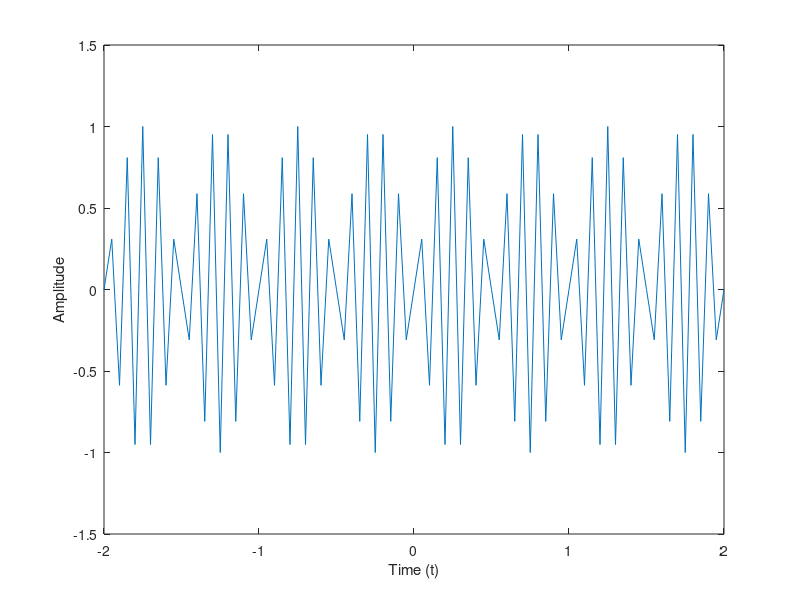

MATLAB code to generate this figure: (Note: this script raises an error after producing the figure.)
clc;
clear;
close all;

% Time vector
t = -2:0.05:2;

% Frequency pairs 
low_freqs = [697, 770, 852, 941];
high_freqs = [1209, 1336, 1477, 1633];

% DTMF signal
dtmf_signals = [
    low_freqs(4), high_freqs(4); 
    low_freqs(1), high_freqs(1); 
    low_freqs(1), high_freqs(2); 
    low_freqs(1), high_freqs(3); 
    low_freqs(2), high_freqs(1); 
    low_freqs(2), high_freqs(2); 
    low_freqs(2), high_freqs(3); 
    low_freqs(3), high_freqs(1); 
    low_freqs(3), high_freqs(2); 
    low_freqs(3), high_freqs(3); 
    low_freqs(4), high_freqs(1); 
    low_freqs(4), high_freqs(3); 
];

% Input number
x = input('Enter the input number (0-9, 11 for *, 12 for #): ');

% Check 
if x >= 1 && x <= 12
    y = sin(2*pi*dtmf_signals(x,1)*t) + sin(2*pi*dtmf_signals(x,2)*t); 
    plot(t, y);
    xlabel('Time (t)');
    ylabel('Amplitude');
    title('DTMF Signal for ',x);
else
    disp('Enter a valid input (0-9, 11 for *, 12 for #)');
end
